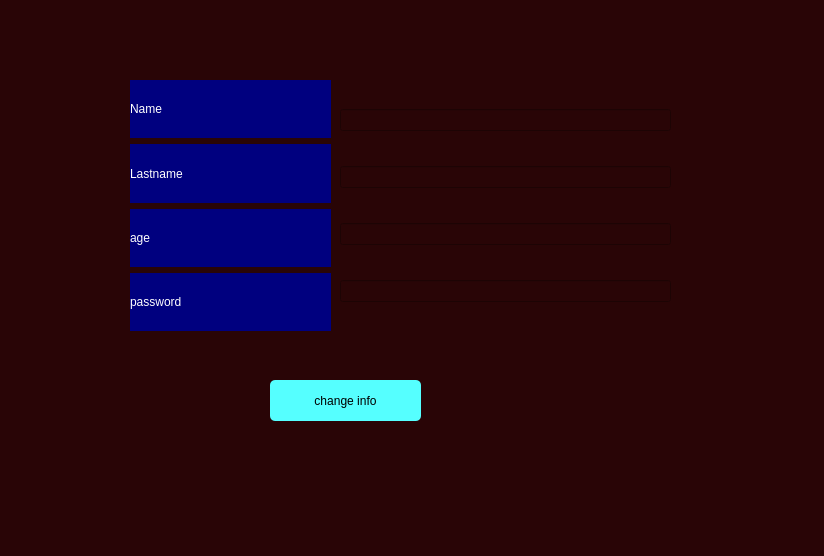
<?xml version="1.0" encoding="UTF-8"?>
<ui version="4.0">
 <class>Dialog</class>
 <widget class="QDialog" name="Dialog">
  <property name="geometry">
   <rect>
    <x>0</x>
    <y>0</y>
    <width>824</width>
    <height>556</height>
   </rect>
  </property>
  <property name="windowTitle">
   <string>Dialog</string>
  </property>
  <property name="styleSheet">
   <string notr="true">background-color: rgb(41, 5, 6);</string>
  </property>
  <widget class="QWidget" name="verticalLayoutWidget">
   <property name="geometry">
    <rect>
     <x>130</x>
     <y>80</y>
     <width>201</width>
     <height>251</height>
    </rect>
   </property>
   <layout class="QVBoxLayout" name="verticalLayout">
    <item>
     <widget class="QLabel" name="name">
      <property name="styleSheet">
       <string notr="true">color: rgb(255, 255, 255);
font: 14pt &quot;MV Boli&quot;;
background-color: rgb(0, 0, 127);</string>
      </property>
      <property name="text">
       <string>Name</string>
      </property>
     </widget>
    </item>
    <item>
     <widget class="QLabel" name="lastname">
      <property name="styleSheet">
       <string notr="true">color: rgb(255, 255, 255);
font: 14pt &quot;MV Boli&quot;;
background-color: rgb(0, 0, 127);</string>
      </property>
      <property name="text">
       <string>Lastname</string>
      </property>
     </widget>
    </item>
    <item>
     <widget class="QLabel" name="age">
      <property name="styleSheet">
       <string notr="true">color: rgb(255, 255, 255);
font: 14pt &quot;MV Boli&quot;;
background-color: rgb(0, 0, 127);</string>
      </property>
      <property name="text">
       <string>age</string>
      </property>
     </widget>
    </item>
    <item>
     <widget class="QLabel" name="age_2">
      <property name="styleSheet">
       <string notr="true">color: rgb(255, 255, 255);
font: 14pt &quot;MV Boli&quot;;
background-color: rgb(0, 0, 127);</string>
      </property>
      <property name="text">
       <string>password</string>
      </property>
     </widget>
    </item>
   </layout>
  </widget>
  <widget class="QWidget" name="verticalLayoutWidget_2">
   <property name="geometry">
    <rect>
     <x>340</x>
     <y>80</y>
     <width>331</width>
     <height>251</height>
    </rect>
   </property>
   <layout class="QVBoxLayout" name="verticalLayout_2">
    <item>
     <widget class="QLineEdit" name="Cname">
      <property name="styleSheet">
       <string notr="true">font: 18pt &quot;MV Boli&quot;;
color: rgb(255, 255, 255);</string>
      </property>
     </widget>
    </item>
    <item>
     <widget class="QLineEdit" name="Clastname">
      <property name="styleSheet">
       <string notr="true">font: 18pt &quot;MV Boli&quot;;
color: rgb(255, 255, 255);</string>
      </property>
     </widget>
    </item>
    <item>
     <widget class="QLineEdit" name="Cage">
      <property name="styleSheet">
       <string notr="true">font: 18pt &quot;MV Boli&quot;;
color: rgb(255, 255, 255);</string>
      </property>
     </widget>
    </item>
    <item>
     <widget class="QLineEdit" name="Cpassword">
      <property name="styleSheet">
       <string notr="true">font: 18pt &quot;MV Boli&quot;;
color: rgb(255, 255, 255);</string>
      </property>
     </widget>
    </item>
   </layout>
  </widget>
  <widget class="QPushButton" name="changeinfo">
   <property name="geometry">
    <rect>
     <x>270</x>
     <y>380</y>
     <width>151</width>
     <height>41</height>
    </rect>
   </property>
   <property name="styleSheet">
    <string notr="true">font: 14pt &quot;MV Boli&quot;;
background-color: rgb(85, 255, 255);
border-radius:5px;</string>
   </property>
   <property name="text">
    <string>change info</string>
   </property>
  </widget>
 </widget>
 <resources/>
 <connections/>
</ui>
